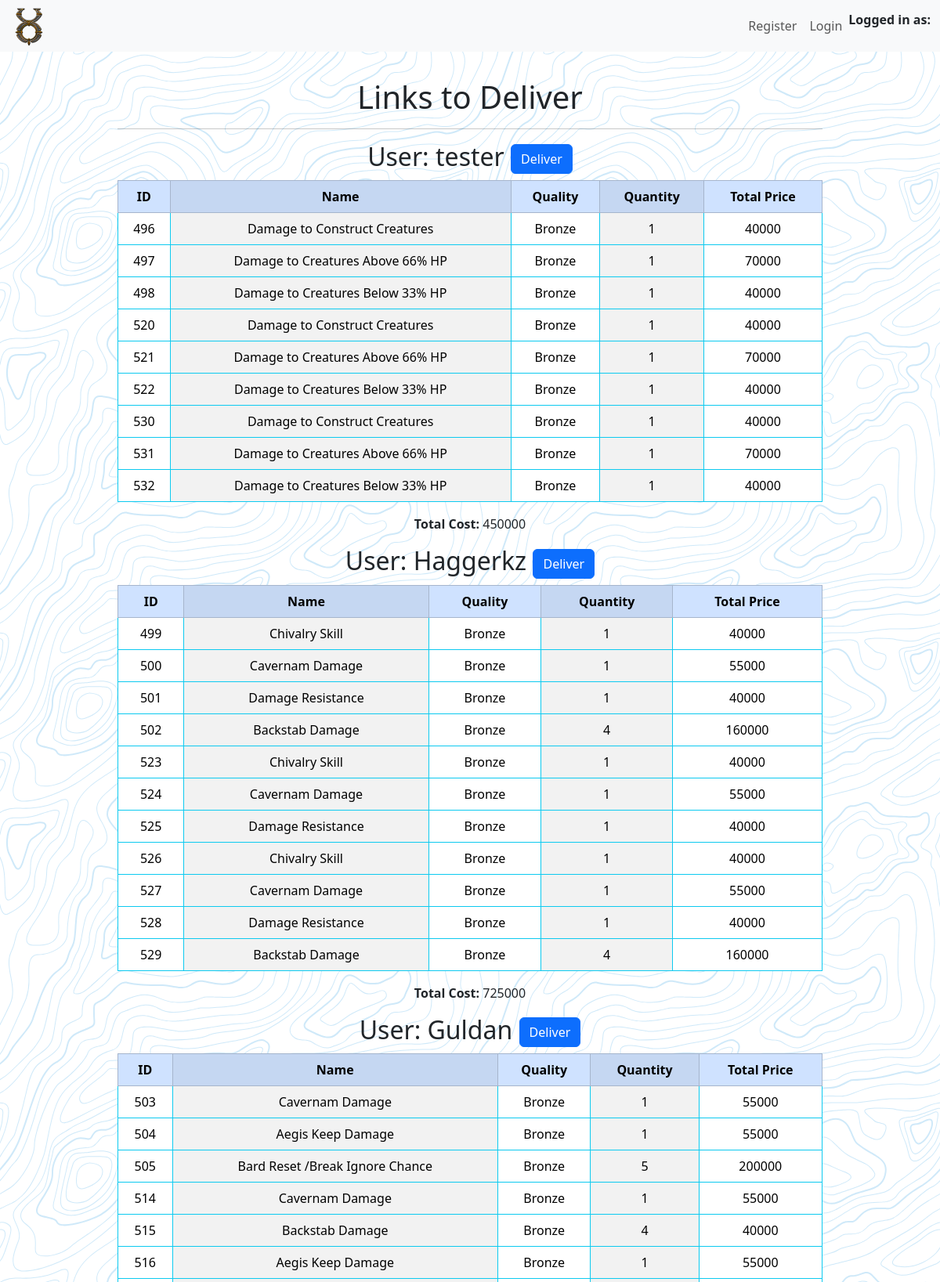
The app's page /mclinks_delivery (upper part) with its own data.
### tables this page shows
CREATE TABLE users (
    id INTEGER PRIMARY KEY AUTOINCREMENT,
    username TEXT NOT NULL,
    password TEXT NOT NULL,
    is_admin INTEGER NOT NULL DEFAULT 0
, sel_lock BOOLEAN DEFAULT (0) NOT NULL, display_name TEXT);

CREATE TABLE link_delivery (
	id INTEGER NOT NULL PRIMARY KEY AUTOINCREMENT,
	mclink_id INTEGER NOT NULL,
	s_quantity INTEGER NOT NULL,
	user_id INTEGER NOT NULL
, links_total INTEGER NOT NULL);

CREATE TABLE "mclinks" (
    id INTEGER PRIMARY KEY AUTOINCREMENT NOT NULL,
    name TEXT NOT NULL,
    quality TEXT NOT NULL,
    quantity INTEGER NOT NULL,
    market_price INTEGER NOT NULL,
    guild_price INTEGER NOT NULL
);

### app.py (the view)
@app.route('/mclinks_delivery', methods=['GET', 'POST'])
def mclinks_delivery():
    delivery_data = select_delivery()
    conn, cursor = connect_to_database('uonew.db')
    cursor.execute("SELECT DISTINCT link_delivery.user_id, users.id, users.display_name FROM link_delivery INNER JOIN users ON link_delivery.user_id = users.id;")
    unique_names = cursor.fetchall()
    totals = {}
    for names in unique_names:
        user_id = names['id']
        cursor.execute("SELECT SUM(links_total) FROM link_delivery WHERE user_id=?", (user_id,))
        total_price = cursor.fetchone()[0]
        totals[user_id] = total_price
    conn.commit()
    conn.close()
    return render_template('mclinks_delivery.html', delivery_data=delivery_data,
                           unique_names=unique_names, totals=totals)

### app.py (called while the page is built)
@app.before_request
def authentication():
    if 'id' in session:
        user_data = get_user_data()
        selection_toggle = check_selection_toggle()
        g.is_admin = user_data['is_admin']
        g.sel_lock = user_data['sel_lock']
        g.display_name = user_data['display_name']
        g.selection_toggle = selection_toggle['selections_toggle']

### helpers.py (called while the page is built)
def connect_to_database(database_name):
    conn = sqlite3.connect(database_name)
    conn.row_factory = sqlite3.Row
    cursor = conn.cursor()
    return conn, cursor

### selections.py (called while the page is built)
def select_delivery(user_id=None):
    conn, cursor = connect_to_database('uonew.db')
    if user_id:
        cursor.execute("SELECT * FROM link_delivery INNER JOIN mclinks ON link_delivery.mclink_id = mclinks.id WHERE link_delivery.user_id = ?", (user_id,))
    else:
        cursor.execute("SELECT * FROM link_delivery INNER JOIN mclinks ON link_delivery.mclink_id = mclinks.id")
    delivery_data = cursor.fetchall()
    conn.close()
    return delivery_data

### templates/mclinks_delivery.html (shortened to what this page needs)
{% extends "index.html" %}
{% block nav %}
    <nav class="navbar navbar-expand-lg bg-body-tertiary fixed-top">
        <div class="container-fluid">
            <img src="{{ url_for('static', filename='images/uo.png') }}" alt="UO Icon" class="small-image">
            <div class="collapse navbar-collapse" id="navbarSupportedContent">
                <ul class="navbar-nav mb-2 mb-lg-0 right-align">
                    <li class="nav-item">
                        <a class="nav-link" href="register">Register</a>
                    </li>
                    <li class="nav-item">
                        <a class="nav-link" href="login">Login</a>
                    </li>
                </ul>
            </div>
            <b class="nav-item">Logged in as: <p style="color:blue; text-align:center;">{{ g.display_name }}</p></b>
        </div>
    </nav>
{% endblock %}
{% block content %}
    <div class="spacer"></div>
    <div class="a_mclinks_table">
        <h1>Links to Deliver</h1>
        <hr>
        {% for user_info in unique_names %}
        <form action="/delivery" method="post">
            <h2><input type="hidden" name="delivery_user" value="{{ user_info['id'] }}">
                User: {{ user_info['display_name'] }} <button type="submit" class="btn btn-primary" onclick="return confirm('Are you sure?')">Deliver</button>
            </h2>
        </form>
            <table class="table table-striped-columns table-hover table-bordered border-info">
                <thead class="table-primary">
                    <tr>
                        <th>ID</th>
                        <th>Name</th>
                        <th>Quality</th>
                        <th>Quantity</th>
                        <th>Total Price</th>
                    </tr>
                </thead>
                <tbody>
                    {% set total_cost = totals[user_info['id']] %}
                    {% for selection in delivery_data %}
                        {% if selection['user_id'] == user_info['id'] %}
                            <tr>
                                    <td>{{ selection['id'] }}</td>
                                    <td>{{ selection['name'] }}</td>
                                    <td>{{ selection['quality'] }}</td>
                                    <td>{{ selection['s_quantity'] }}</td>
                                    <td>{{ selection['links_total'] }}</td>
                            </tr>
                        {% endif %}
                    {% endfor %}
                </tbody>
            </table>
            <p><input type="hidden" name="total"><b>Total Cost:</b> {{ total_cost }}</p>
        {% endfor %}
    </div>
{% endblock %}

### records on screen
users: display_name "tester", total_cost "450000"
link_delivery: id "496", name "Damage to Construct Creatures", quality "Bronze", s_quantity "1", links_total "40000"
link_delivery: id "497", name "Damage to Creatures Above 66% HP", quality "Bronze", s_quantity "1", links_total "70000"
link_delivery: id "498", name "Damage to Creatures Below 33% HP", quality "Bronze", s_quantity "1", links_total "40000"
link_delivery: id "520", name "Damage to Construct Creatures", quality "Bronze", s_quantity "1", links_total "40000"
link_delivery: id "521", name "Damage to Creatures Above 66% HP", quality "Bronze", s_quantity "1", links_total "70000"
link_delivery: id "522", name "Damage to Creatures Below 33% HP", quality "Bronze", s_quantity "1", links_total "40000"
link_delivery: id "530", name "Damage to Construct Creatures", quality "Bronze", s_quantity "1", links_total "40000"
link_delivery: id "531", name "Damage to Creatures Above 66% HP", quality "Bronze", s_quantity "1", links_total "70000"
link_delivery: id "532", name "Damage to Creatures Below 33% HP", quality "Bronze", s_quantity "1", links_total "40000"
users: display_name "Haggerkz", total_cost "725000"
link_delivery: id "499", name "Chivalry Skill", quality "Bronze", s_quantity "1", links_total "40000"
link_delivery: id "500", name "Cavernam Damage", quality "Bronze", s_quantity "1", links_total "55000"
link_delivery: id "501", name "Damage Resistance", quality "Bronze", s_quantity "1", links_total "40000"
link_delivery: id "502", name "Backstab Damage", quality "Bronze", s_quantity "4", links_total "160000"
link_delivery: id "523", name "Chivalry Skill", quality "Bronze", s_quantity "1", links_total "40000"
link_delivery: id "524", name "Cavernam Damage", quality "Bronze", s_quantity "1", links_total "55000"
link_delivery: id "525", name "Damage Resistance", quality "Bronze", s_quantity "1", links_total "40000"
link_delivery: id "526", name "Chivalry Skill", quality "Bronze", s_quantity "1", links_total "40000"
link_delivery: id "527", name "Cavernam Damage", quality "Bronze", s_quantity "1", links_total "55000"
link_delivery: id "528", name "Damage Resistance", quality "Bronze", s_quantity "1", links_total "40000"
link_delivery: id "529", name "Backstab Damage", quality "Bronze", s_quantity "4", links_total "160000"
users: display_name "Guldan"
link_delivery: id "503", name "Cavernam Damage", quality "Bronze", s_quantity "1", links_total "55000"
link_delivery: id "504", name "Aegis Keep Damage", quality "Bronze", s_quantity "1", links_total "55000"
link_delivery: id "505", name "Bard Reset /Break Ignore Chance", quality "Bronze", s_quantity "5", links_total "200000"
link_delivery: id "514", name "Cavernam Damage", quality "Bronze", s_quantity "1", links_total "55000"
link_delivery: id "515", name "Backstab Damage", quality "Bronze", s_quantity "4", links_total "40000"
link_delivery: id "516", name "Aegis Keep Damage", quality "Bronze", s_quantity "1", links_total "55000"
